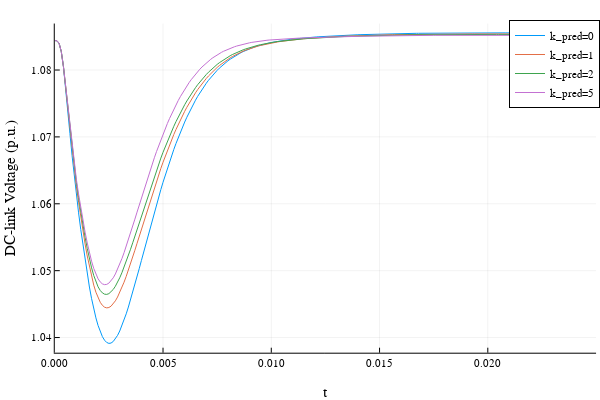

The code cell stored with this chart in its notebook:
### Markdown cell above
## Plotting DC-voltage for various predictive gain

### Code cell
plot(sol_k0, vars=(0,13), xlims = (0,0.025), label="k_pred=0", ylabel="DC-link Voltage (p.u.)")
plot!(sol_k1, vars=(0,13), xlims = (0,0.025), label="k_pred=1")
plot!(sol_k2, vars=(0,13), xlims = (0,0.025), label="k_pred=2")
plot!(sol_k5, vars=(0,13), xlims = (0,0.025), label="k_pred=5")

### Figure 1 — Plotly figure (JSON) as saved in the notebook; plotly's stock layout.template omitted (floating-point values rounded to 4 significant figures; data arrays with more than 128 entries replaced by an {"elided": "..."} marker saying what was removed)
{"data": [{"colorbar": {"title": ""}, "legendgroup": "k_pred=0", "line": {"color": "rgba(0, 154, 250, 1.000)", "dash": "solid", "shape": "linear", "width": 1}, "mode": "lines", "name": "k_pred=0", "showlegend": true, "type": "scatter", "x": {"elided": "501 float values"}, "xaxis": "x1", "y": {"elided": "501 float values"}, "yaxis": "y1", "zmax": null, "zmin": null}, {"colorbar": {"title": ""}, "legendgroup": "k_pred=1", "line": {"color": "rgba(227, 111, 71, 1.000)", "dash": "solid", "shape": "linear", "width": 1}, "mode": "lines", "name": "k_pred=1", "showlegend": true, "type": "scatter", "x": {"elided": "501 float values"}, "xaxis": "x1", "y": {"elided": "501 float values"}, "yaxis": "y1", "zmax": null, "zmin": null}, {"colorbar": {"title": ""}, "legendgroup": "k_pred=2", "line": {"color": "rgba(62, 164, 78, 1.000)", "dash": "solid", "shape": "linear", "width": 1}, "mode": "lines", "name": "k_pred=2", "showlegend": true, "type": "scatter", "x": {"elided": "501 float values"}, "xaxis": "x1", "y": {"elided": "501 float values"}, "yaxis": "y1", "zmax": null, "zmin": null}, {"colorbar": {"title": ""}, "legendgroup": "k_pred=5", "line": {"color": "rgba(195, 113, 210, 1.000)", "dash": "solid", "shape": "linear", "width": 1}, "mode": "lines", "name": "k_pred=5", "showlegend": true, "type": "scatter", "x": {"elided": "501 float values"}, "xaxis": "x1", "y": {"elided": "501 float values"}, "yaxis": "y1", "zmax": null, "zmin": null}], "layout": {"annotations": [], "height": 400, "legend": {"bgcolor": "rgba(255, 255, 255, 1.000)", "bordercolor": "rgba(0, 0, 0, 1.000)", "borderwidth": 1, "font": {"color": "rgba(0, 0, 0, 1.000)", "family": "sans-serif", "size": 11}, "tracegroupgap": 0, "traceorder": "normal", "x": 1, "xanchor": "auto", "y": 1, "yanchor": "auto"}, "margin": {"b": 20, "l": 0, "r": 0, "t": 20}, "paper_bgcolor": "rgba(255, 255, 255, 1.000)", "plot_bgcolor": "rgba(255, 255, 255, 1.000)", "showlegend": true, "width": 600, "xaxis": {"anchor": "y1", "domain": [0.09128, 0.9934], "gridcolor": "rgba(0, 0, 0, 0.100)", "gridwidth": 0.5, "linecolor": "rgba(0, 0, 0, 1.000)", "mirror": false, "range": [0, 0.025], "showgrid": true, "showline": true, "showticklabels": true, "tickangle": 0, "tickcolor": "rgb(0, 0, 0)", "tickfont": {"color": "rgba(0, 0, 0, 1.000)", "family": "sans-serif", "size": 11}, "tickmode": "array", "ticks": "inside", "ticktext": ["0.000", "0.005", "0.010", "0.015", "0.020", "0.025"], "tickvals": [0, 0.005, 0.01, 0.015, 0.02, 0.025], "title": "t", "titlefont": {"color": "rgba(0, 0, 0, 1.000)", "family": "sans-serif", "size": 15}, "type": "-", "visible": true, "zeroline": false, "zerolinecolor": "rgba(0, 0, 0, 1.000)"}, "yaxis": {"anchor": "x1", "domain": [0.07581, 0.9902], "gridcolor": "rgba(0, 0, 0, 0.100)", "gridwidth": 0.5, "linecolor": "rgba(0, 0, 0, 1.000)", "mirror": false, "range": [1.038, 1.087], "showgrid": true, "showline": true, "showticklabels": true, "tickangle": 0, "tickcolor": "rgb(0, 0, 0)", "tickfont": {"color": "rgba(0, 0, 0, 1.000)", "family": "sans-serif", "size": 11}, "tickmode": "array", "ticks": "inside", "ticktext": ["1.04", "1.05", "1.06", "1.07", "1.08"], "tickvals": [1.04, 1.05, 1.06, 1.07, 1.08], "title": "DC-link Voltage (p.u.)", "titlefont": {"color": "rgba(0, 0, 0, 1.000)", "family": "sans-serif", "size": 15}, "type": "-", "visible": true, "zeroline": false, "zerolinecolor": "rgba(0, 0, 0, 1.000)"}}}
